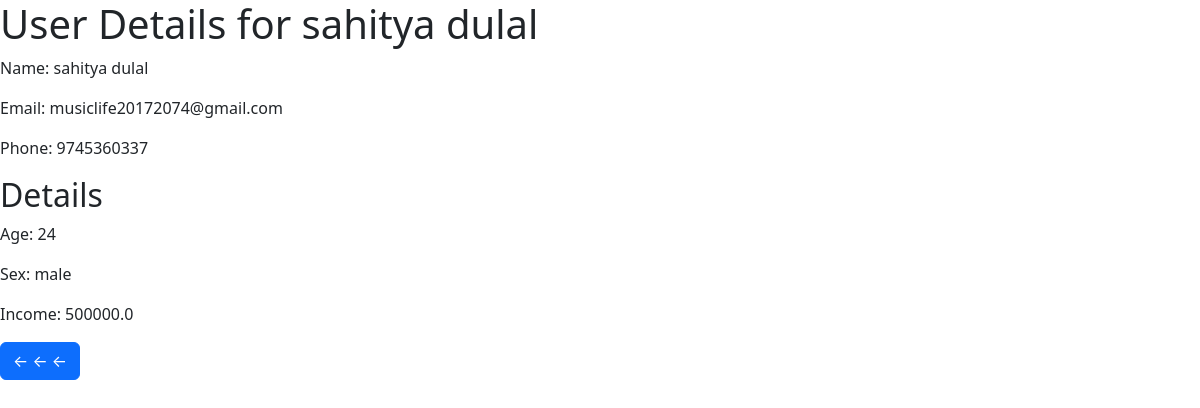
The app's page /user_detail/2 with its own data.
### app.py (models this page shows, shortened)
class User(db.Model):
    id = db.Column(db.Integer, primary_key=True)
    name = db.Column(db.String(80), nullable=False)
    email = db.Column(db.String(120), unique=True, nullable=False)
    phone = db.Column(db.String(15), nullable=False)

class UserInfo(db.Model):
    id = db.Column(db.Integer, primary_key=True)
    user_id = db.Column(db.Integer, db.ForeignKey('user.id'), nullable=False, unique=True)
    age = db.Column(db.Integer, nullable=False)
    sex = db.Column(db.String(10), nullable=False)
    income = db.Column(db.Float, nullable=False)
    user = db.relationship('User', backref=db.backref('info', uselist=False))

### app.py (the view)
@app.route('/user_detail/<int:user_id>', methods=['GET', 'POST'])  #this is for detail of the individual
def user_detail(user_id):
    user = User.query.get_or_404(user_id)
    user_info = UserInfo.query.filter_by(user_id=user_id).first()
    if user_info:
        return render_template('user_detail.html', user=user, user_info=user_info)
    else:
        return redirect(url_for('add_user_detail', user_id=user.id))

### app.py (called while the page is built)
@app.before_request
def create_tables():
    db.create_all()

### templates/user_detail.html (shortened to what this page needs)
{% extends 'base.html' %}
{% block body %}
<h1>User Details for {{ user.name }}</h1>
<p>Name: {{ user.name }}</p>
<p>Email: {{ user.email }}</p>
<p>Phone: {{ user.phone }}</p>
{% if user_info %}
    <h2>Details</h2>
    <p>Age: {{ user_info.age }}</p>
    <p>Sex: {{ user_info.sex }}</p>
    <p>Income: {{ user_info.income }}</p>
{% else %}
    <p>No details available. <a href="{{ url_for('add_user_detail', user_id=user.id) }}">Add details</a></p>
{% endif %}
<a  class="btn btn-primary" href="/show">&#8592 &#8592 &#8592</a>
{% endblock %}

### records on screen
User: name "sahitya dulal", email "musiclife20172074@gmail.com", phone "9745360337"
UserInfo: age "24", sex "male", income "500000.0"
